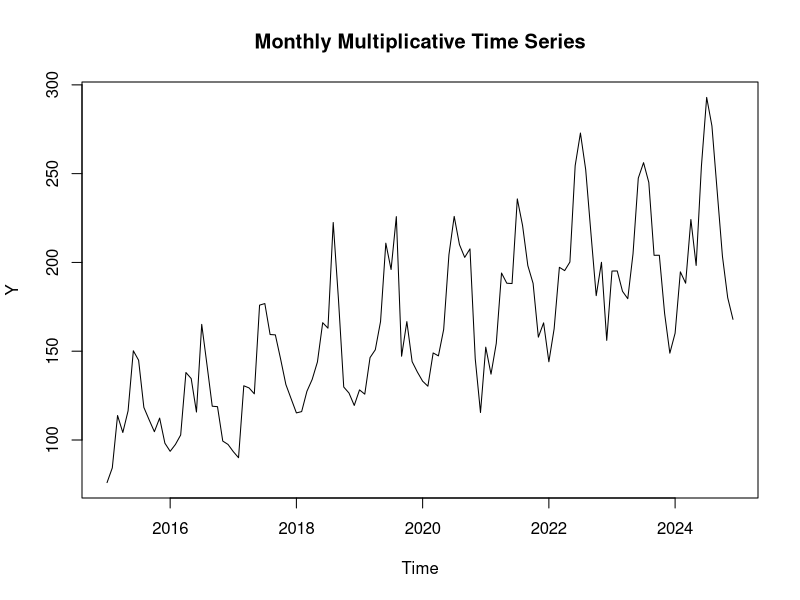
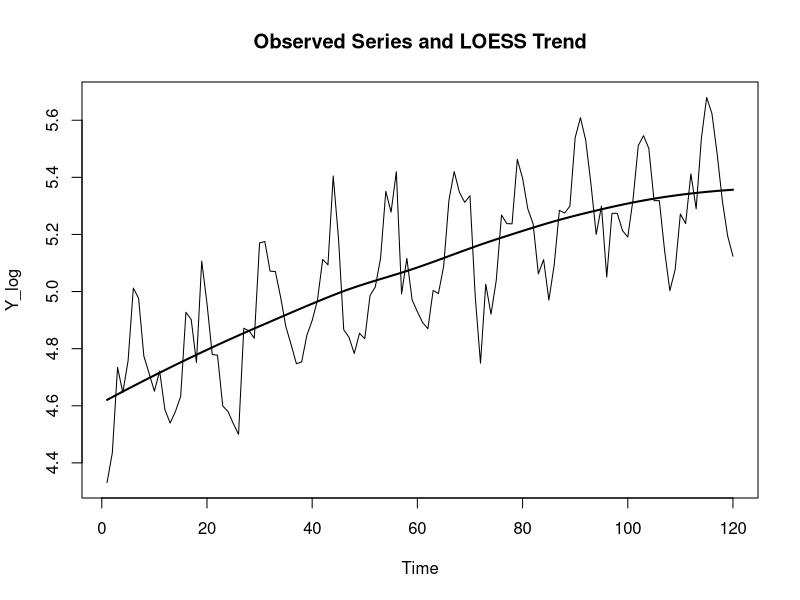

Source code (R) for these figures, in order: (Note: this script raises an error after producing the figures.)
## ---- chunk 1

# Reproducibility
set.seed(123)

# Number of months
n <- 120   # 10 years

# Time index
t <- 1:n

# Increasing trend
Tt <- 100 * (1 + 0.01 * t)

# Multiplicative seasonal pattern
seasonal_pattern <- c(
  0.80, 0.85, 0.95, 1.00, 1.10, 1.20,
  1.30, 1.25, 1.10, 1.00, 0.90, 0.85
)

St <- rep(seasonal_pattern, length.out = n)

# Multiplicative noise
# Log-normal noise has mean approximately 1 after adjustment
epsilon <- rlnorm(n, meanlog = -0.5 * 0.10^2, sdlog = 0.10)

# Generate the multiplicative series
Yt <- Tt * St * epsilon

# Convert Y to a monthly time series
Y <- ts(Yt, start = c(2015, 1), frequency = 12)

plot(Y, main = 'Monthly Multiplicative Time Series') 


## ---- chunk 2

# Transform using logarithm
Y_log <- log(Y)

loess_fit <- loess(Y_log ~ t) 

T_hat <- predict(loess_fit)
T_hat

plot(t, Y_log, type = "l",
     main = "Observed Series and LOESS Trend",
     xlab = "Time",
     ylab = "Y_log")

lines(t, T_hat, lwd = 2)

ggplot() +
  aes(x = t, y = T_hat) +
  geom_line() +
  labs(
    title = "Estimated trend",
    x = "Time",
    y = 'Trend'
  )

## ---- chunk 3
Detrend = Y_log - T_hat
Detrend

## ---- chunk 4
month <- cycle(Y)

seasonal_means <- tapply(Detrend, month, mean)
seasonal_means
sum(seasonal_means) # ≠ 0, so we must center it



## ---- chunk 5


s_hat_month <- seasonal_means - mean(seasonal_means)
s_hat_month
sum(s_hat_month) # = 0

S_hat <- s_hat_month[month]
S_hat

ggplot() +
  aes(x = t, y = S_hat) +
  geom_line() +
  labs(
    title = "Estimated seasonal component",
    x = "Time",
    y = 'Seasonality'
  )


## ---- chunk 6

epsilon_hat = Y_log - T_hat - S_hat
epsilon_hat

ggplot() +
  aes(x = t, y = epsilon_hat) +
  geom_line() +
  labs(
    title = "Estimated remainder component",
    x = "Time",
    y = 'Remainder'
  )

## ---- chunk 7

class(Y_log) # ts so no need to convert 

# We already applied the log on Y so it's okay

Y_stl <- stl(Y_log, s.window = "periodic")
plot(Y_stl, main = 'STL Decomposition')
